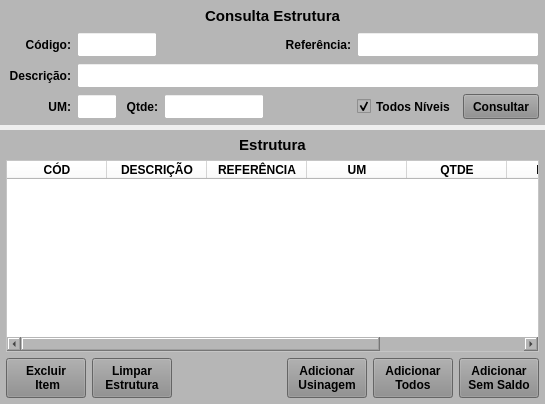
        <widget class="QWidget" name="widget_4" native="true">
         <property name="minimumSize">
          <size>
           <width>0</width>
           <height>0</height>
          </size>
         </property>
         <layout class="QVBoxLayout" name="verticalLayout_2">
          <property name="spacing">
           <number>5</number>
          </property>
          <property name="leftMargin">
           <number>0</number>
          </property>
          <property name="topMargin">
           <number>0</number>
          </property>
          <property name="rightMargin">
           <number>0</number>
          </property>
          <property name="bottomMargin">
           <number>0</number>
          </property>
          <item>
           <widget class="QWidget" name="widget_Cor1" native="true">
            <property name="maximumSize">
             <size>
              <width>16777215</width>
              <height>130</height>
             </size>
            </property>
            <property name="styleSheet">
             <string notr="true">background-color: rgb(182, 182, 182);</string>
            </property>
            <layout class="QGridLayout" name="gridLayout">
             <property name="leftMargin">
              <number>6</number>
             </property>
             <property name="topMargin">
              <number>6</number>
             </property>
             <property name="rightMargin">
              <number>6</number>
             </property>
             <property name="bottomMargin">
              <number>6</number>
             </property>
             <property name="spacing">
              <number>6</number>
             </property>
             <item row="5" column="1">
              <widget class="QLineEdit" name="line_UM_Estrut">
               <property name="sizePolicy">
                <sizepolicy hsizetype="Preferred" vsizetype="Preferred">
                 <horstretch>0</horstretch>
                 <verstretch>0</verstretch>
                </sizepolicy>
               </property>
               <property name="minimumSize">
                <size>
                 <width>40</width>
                 <height>25</height>
                </size>
               </property>
               <property name="maximumSize">
                <size>
                 <width>40</width>
                 <height>25</height>
                </size>
               </property>
               <property name="font">
                <font>
                 <pointsize>9</pointsize>
                </font>
               </property>
               <property name="styleSheet">
                <string notr="true">background-color: rgb(255, 255, 255);</string>
               </property>
               <property name="alignment">
                <set>Qt::AlignCenter</set>
               </property>
              </widget>
             </item>
             <item row="2" column="5">
              <widget class="QLabel" name="label_58">
               <property name="minimumSize">
                <size>
                 <width>75</width>
                 <height>0</height>
                </size>
               </property>
               <property name="maximumSize">
                <size>
                 <width>75</width>
                 <height>16777215</height>
                </size>
               </property>
               <property name="font">
                <font>
                 <pointsize>9</pointsize>
                 <weight>75</weight>
                 <bold>true</bold>
                </font>
               </property>
               <property name="text">
                <string>Referência:</string>
               </property>
               <property name="alignment">
                <set>Qt::AlignRight|Qt::AlignTrailing|Qt::AlignVCenter</set>
               </property>
              </widget>
             </item>
             <item row="5" column="7">
              <widget class="QPushButton" name="btn_Consultar_Estrut">
               <property name="sizePolicy">
                <sizepolicy hsizetype="Preferred" vsizetype="Preferred">
                 <horstretch>0</horstretch>
                 <verstretch>0</verstretch>
                </sizepolicy>
               </property>
               <property name="minimumSize">
                <size>
                 <width>76</width>
                 <height>0</height>
                </size>
               </property>
               <property name="maximumSize">
                <size>
                 <width>76</width>
                 <height>16777215</height>
                </size>
               </property>
               <property name="font">
                <font>
                 <pointsize>9</pointsize>
                 <weight>75</weight>
                 <bold>true</bold>
                </font>
               </property>
               <property name="cursor">
                <cursorShape>PointingHandCursor</cursorShape>
               </property>
               <property name="layoutDirection">
                <enum>Qt::LeftToRight</enum>
               </property>
               <property name="autoFillBackground">
                <bool>false</bool>
               </property>
               <property name="styleSheet">
                <string notr="true">background-color: rgb(141, 141, 141);</string>
               </property>
               <property name="text">
                <string>Consultar</string>
               </property>
               <property name="checkable">
                <bool>false</bool>
               </property>
               <property name="autoDefault">
                <bool>false</bool>
               </property>
               <property name="default">
                <bool>false</bool>
               </property>
               <property name="flat">
                <bool>false</bool>
               </property>
              </widget>
             </item>
             <item row="5" column="0">
              <widget class="QLabel" name="label_23">
               <property name="minimumSize">
                <size>
                 <width>65</width>
                 <height>0</height>
                </size>
               </property>
               <property name="maximumSize">
                <size>
                 <width>65</width>
                 <height>16777215</height>
                </size>
               </property>
               <property name="font">
                <font>
                 <pointsize>9</pointsize>
                 <weight>75</weight>
                 <bold>true</bold>
                </font>
               </property>
               <property name="text">
                <string>UM:</string>
               </property>
               <property name="alignment">
                <set>Qt::AlignRight|Qt::AlignTrailing|Qt::AlignVCenter</set>
               </property>
              </widget>
             </item>
             <item row="1" column="0" colspan="8">
              <widget class="QLabel" name="label_53">
               <property name="minimumSize">
                <size>
                 <width>0</width>
                 <height>20</height>
                </size>
               </property>
               <property name="maximumSize">
                <size>
                 <width>16777215</width>
                 <height>20</height>
                </size>
               </property>
               <property name="font">
                <font>
                 <pointsize>11</pointsize>
                 <weight>75</weight>
                 <bold>true</bold>
                </font>
               </property>
               <property name="text">
                <string>Consulta Estrutura</string>
               </property>
               <property name="alignment">
                <set>Qt::AlignCenter</set>
               </property>
              </widget>
             </item>
             <item row="2" column="0">
              <widget class="QLabel" name="label_57">
               <property name="maximumSize">
                <size>
                 <width>65</width>
                 <height>16777215</height>
                </size>
               </property>
               <property name="font">
                <font>
                 <pointsize>9</pointsize>
                 <weight>75</weight>
                 <bold>true</bold>
                </font>
               </property>
               <property name="text">
                <string>Código:</string>
               </property>
               <property name="alignment">
                <set>Qt::AlignRight|Qt::AlignTrailing|Qt::AlignVCenter</set>
               </property>
              </widget>
             </item>
             <item row="2" column="6" colspan="2">
              <widget class="QLineEdit" name="line_Referencia_Estrut">
               <property name="sizePolicy">
                <sizepolicy hsizetype="Preferred" vsizetype="Preferred">
                 <horstretch>0</horstretch>
                 <verstretch>0</verstretch>
                </sizepolicy>
               </property>
               <property name="minimumSize">
                <size>
                 <width>0</width>
                 <height>25</height>
                </size>
               </property>
               <property name="maximumSize">
                <size>
                 <width>16777215</width>
                 <height>25</height>
                </size>
               </property>
               <property name="font">
                <font>
                 <pointsize>9</pointsize>
                </font>
               </property>
               <property name="cursor">
                <cursorShape>IBeamCursor</cursorShape>
               </property>
               <property name="styleSheet">
                <string notr="true">background-color: rgb(255, 255, 255);</string>
               </property>
               <property name="inputMask">
                <string/>
               </property>
               <property name="text">
                <string/>
               </property>
               <property name="maxLength">
                <number>20</number>
               </property>
               <property name="frame">
                <bool>true</bool>
               </property>
               <property name="echoMode">
                <enum>QLineEdit::Normal</enum>
               </property>
               <property name="alignment">
                <set>Qt::AlignLeading|Qt::AlignLeft|Qt::AlignVCenter</set>
               </property>
              </widget>
             </item>
             <item row="5" column="2">
              <widget class="QLabel" name="label_33">
               <property name="minimumSize">
                <size>
                 <width>35</width>
                 <height>0</height>
                </size>
               </property>
               <property name="maximumSize">
                <size>
                 <width>35</width>
                 <height>16777215</height>
                </size>
               </property>
               <property name="font">
                <font>
                 <pointsize>9</pointsize>
                 <weight>75</weight>
                 <bold>true</bold>
                </font>
               </property>
               <property name="text">
                <string>Qtde:</string>
               </property>
               <property name="alignment">
                <set>Qt::AlignRight|Qt::AlignTrailing|Qt::AlignVCenter</set>
               </property>
              </widget>
             </item>
             <item row="2" column="1" colspan="2">
              <widget class="QLineEdit" name="line_Codigo_Estrut">
               <property name="sizePolicy">
                <sizepolicy hsizetype="Preferred" vsizetype="Preferred">
                 <horstretch>0</horstretch>
                 <verstretch>0</verstretch>
                </sizepolicy>
               </property>
               <property name="minimumSize">
                <size>
                 <width>60</width>
                 <height>25</height>
                </size>
               </property>
               <property name="maximumSize">
                <size>
                 <width>80</width>
                 <height>25</height>
                </size>
               </property>
               <property name="font">
                <font>
                 <pointsize>9</pointsize>
                </font>
               </property>
               <property name="styleSheet">
                <string notr="true">background-color: rgb(255, 255, 255);</string>
               </property>
               <property name="alignment">
                <set>Qt::AlignCenter</set>
               </property>
              </widget>
             </item>
             <item row="5" column="6">
              <widget class="QCheckBox" name="check_Nivel">
               <property name="sizePolicy">
                <sizepolicy hsizetype="Preferred" vsizetype="Preferred">
                 <horstretch>0</horstretch>
                 <verstretch>0</verstretch>
                </sizepolicy>
               </property>
               <property name="minimumSize">
                <size>
                 <width>100</width>
                 <height>0</height>
                </size>
               </property>
               <property name="maximumSize">
                <size>
                 <width>100</width>
                 <height>16777215</height>
                </size>
               </property>
               <property name="font">
                <font>
                 <pointsize>9</pointsize>
                 <weight>75</weight>
                 <bold>true</bold>
                </font>
               </property>
               <property name="text">
                <string>Todos Níveis</string>
               </property>
               <property name="checked">
                <bool>true</bool>
               </property>
              </widget>
             </item>
             <item row="3" column="1" colspan="7">
              <widget class="QLineEdit" name="line_Descricao_Estrut">
               <property name="sizePolicy">
                <sizepolicy hsizetype="Preferred" vsizetype="Preferred">
                 <horstretch>0</horstretch>
                 <verstretch>0</verstretch>
                </sizepolicy>
               </property>
               <property name="minimumSize">
                <size>
                 <width>0</width>
                 <height>25</height>
                </size>
               </property>
               <property name="maximumSize">
                <size>
                 <width>16777215</width>
                 <height>25</height>
                </size>
               </property>
               <property name="font">
                <font>
                 <pointsize>9</pointsize>
                </font>
               </property>
               <property name="styleSheet">
                <string notr="true">background-color: rgb(255, 255, 255);</string>
               </property>
               <property name="alignment">
                <set>Qt::AlignLeading|Qt::AlignLeft|Qt::AlignVCenter</set>
               </property>
              </widget>
             </item>
             <item row="3" column="0">
              <widget class="QLabel" name="label_59">
               <property name="maximumSize">
                <size>
                 <width>65</width>
                 <height>16777215</height>
                </size>
               </property>
               <property name="font">
                <font>
                 <pointsize>9</pointsize>
                 <weight>75</weight>
                 <bold>true</bold>
                </font>
               </property>
               <property name="text">
                <string>Descrição:</string>
               </property>
               <property name="alignment">
                <set>Qt::AlignRight|Qt::AlignTrailing|Qt::AlignVCenter</set>
               </property>
              </widget>
             </item>
             <item row="5" column="3">
              <widget class="QLineEdit" name="line_Qtde_Estrut">
               <property name="sizePolicy">
                <sizepolicy hsizetype="Preferred" vsizetype="Preferred">
                 <horstretch>0</horstretch>
                 <verstretch>0</verstretch>
                </sizepolicy>
               </property>
               <property name="minimumSize">
                <size>
                 <width>100</width>
                 <height>25</height>
                </size>
               </property>
               <property name="maximumSize">
                <size>
                 <width>100</width>
                 <height>25</height>
                </size>
               </property>
               <property name="font">
                <font>
                 <pointsize>9</pointsize>
                </font>
               </property>
               <property name="cursor">
                <cursorShape>IBeamCursor</cursorShape>
               </property>
               <property name="styleSheet">
                <string notr="true">background-color: rgb(255, 255, 255);</string>
               </property>
               <property name="inputMask">
                <string/>
               </property>
               <property name="text">
                <string/>
               </property>
               <property name="frame">
                <bool>true</bool>
               </property>
               <property name="echoMode">
                <enum>QLineEdit::Normal</enum>
               </property>
               <property name="alignment">
                <set>Qt::AlignCenter</set>
               </property>
              </widget>
             </item>
             <item row="5" column="5">
              <widget class="QLabel" name="label_6">
               <property name="text">
                <string/>
               </property>
              </widget>
             </item>
             <item row="2" column="3">
              <widget class="QLabel" name="label_3">
               <property name="text">
                <string/>
               </property>
              </widget>
             </item>
            </layout>
           </widget>
          </item>
          <item>
           <widget class="QWidget" name="widget_Cor2" native="true">
            <property name="minimumSize">
             <size>
              <width>0</width>
              <height>0</height>
             </size>
            </property>
            <property name="styleSheet">
             <string notr="true">background-color: rgb(182, 182, 182);</string>
            </property>
            <layout class="QGridLayout" name="gridLayout_2">
             <property name="leftMargin">
              <number>6</number>
             </property>
             <property name="topMargin">
              <number>6</number>
             </property>
             <property name="rightMargin">
              <number>6</number>
             </property>
             <property name="bottomMargin">
              <number>6</number>
             </property>
             <property name="spacing">
              <number>6</number>
             </property>
             <item row="2" column="1">
              <widget class="QPushButton" name="btn_Limpar_Estrut">
               <property name="sizePolicy">
                <sizepolicy hsizetype="Preferred" vsizetype="Preferred">
                 <horstretch>0</horstretch>
                 <verstretch>0</verstretch>
                </sizepolicy>
               </property>
               <property name="maximumSize">
                <size>
                 <width>80</width>
                 <height>40</height>
                </size>
               </property>
               <property name="font">
                <font>
                 <pointsize>9</pointsize>
                 <weight>75</weight>
                 <bold>true</bold>
                </font>
               </property>
               <property name="cursor">
                <cursorShape>PointingHandCursor</cursorShape>
               </property>
               <property name="layoutDirection">
                <enum>Qt::LeftToRight</enum>
               </property>
               <property name="autoFillBackground">
                <bool>false</bool>
               </property>
               <property name="styleSheet">
                <string notr="true">background-color: rgb(141, 141, 141);</string>
               </property>
               <property name="text">
                <string>Limpar
Estrutura</string>
               </property>
               <property name="checkable">
                <bool>false</bool>
               </property>
               <property name="autoDefault">
                <bool>false</bool>
               </property>
               <property name="default">
                <bool>false</bool>
               </property>
               <property name="flat">
                <bool>false</bool>
               </property>
              </widget>
             </item>
             <item row="2" column="5">
              <widget class="QPushButton" name="btn_Adicionar_Todos">
               <property name="sizePolicy">
                <sizepolicy hsizetype="Preferred" vsizetype="Preferred">
                 <horstretch>0</horstretch>
                 <verstretch>0</verstretch>
                </sizepolicy>
               </property>
               <property name="minimumSize">
                <size>
                 <width>0</width>
                 <height>0</height>
                </size>
               </property>
               <property name="maximumSize">
                <size>
                 <width>80</width>
                 <height>40</height>
                </size>
               </property>
               <property name="font">
                <font>
                 <pointsize>9</pointsize>
                 <weight>75</weight>
                 <bold>true</bold>
                </font>
               </property>
               <property name="cursor">
                <cursorShape>PointingHandCursor</cursorShape>
               </property>
               <property name="layoutDirection">
                <enum>Qt::LeftToRight</enum>
               </property>
               <property name="autoFillBackground">
                <bool>false</bool>
               </property>
               <property name="styleSheet">
                <string notr="true">background-color: rgb(141, 141, 141);</string>
               </property>
               <property name="text">
                <string>Adicionar
Todos</string>
               </property>
               <property name="checkable">
                <bool>false</bool>
               </property>
               <property name="autoDefault">
                <bool>false</bool>
               </property>
               <property name="default">
                <bool>false</bool>
               </property>
               <property name="flat">
                <bool>false</bool>
               </property>
              </widget>
             </item>
             <item row="2" column="0">
              <widget class="QPushButton" name="btn_ExcluirItem_Est">
               <property name="sizePolicy">
                <sizepolicy hsizetype="Preferred" vsizetype="Preferred">
                 <horstretch>0</horstretch>
                 <verstretch>0</verstretch>
                </sizepolicy>
               </property>
               <property name="minimumSize">
                <size>
                 <width>0</width>
                 <height>40</height>
                </size>
               </property>
               <property name="maximumSize">
                <size>
                 <width>80</width>
                 <height>40</height>
                </size>
               </property>
               <property name="font">
                <font>
                 <pointsize>9</pointsize>
                 <weight>75</weight>
                 <bold>true</bold>
                </font>
               </property>
               <property name="cursor">
                <cursorShape>PointingHandCursor</cursorShape>
               </property>
               <property name="layoutDirection">
                <enum>Qt::LeftToRight</enum>
               </property>
               <property name="autoFillBackground">
                <bool>false</bool>
               </property>
               <property name="styleSheet">
                <string notr="true">background-color: rgb(141, 141, 141);</string>
               </property>
               <property name="text">
                <string>Excluir 
 Item</string>
               </property>
               <property name="checkable">
                <bool>false</bool>
               </property>
               <property name="autoDefault">
                <bool>false</bool>
               </property>
               <property name="default">
                <bool>false</bool>
               </property>
               <property name="flat">
                <bool>false</bool>
               </property>
              </widget>
             </item>
             <item row="1" column="0" colspan="7">
              <widget class="QTableWidget" name="table_Estrutura">
               <property name="sizePolicy">
                <sizepolicy hsizetype="Preferred" vsizetype="Preferred">
                 <horstretch>0</horstretch>
                 <verstretch>0</verstretch>
                </sizepolicy>
               </property>
               <property name="font">
                <font>
                 <pointsize>8</pointsize>
                </font>
               </property>
               <property name="styleSheet">
                <string notr="true">background-color: rgb(255, 255, 255);</string>
               </property>
               <attribute name="horizontalHeaderDefaultSectionSize">
                <number>100</number>
               </attribute>
               <attribute name="horizontalHeaderMinimumSectionSize">
                <number>39</number>
               </attribute>
               <attribute name="verticalHeaderDefaultSectionSize">
                <number>0</number>
               </attribute>
               <attribute name="verticalHeaderMinimumSectionSize">
                <number>0</number>
               </attribute>
               <column>
                <property name="text">
                 <string>CÓD</string>
                </property>
                <property name="font">
                 <font>
                  <weight>75</weight>
                  <bold>true</bold>
                 </font>
                </property>
                <property name="textAlignment">
                 <set>AlignCenter</set>
                </property>
               </column>
               <column>
                <property name="text">
                 <string>DESCRIÇÃO</string>
                </property>
                <property name="font">
                 <font>
                  <weight>75</weight>
                  <bold>true</bold>
                 </font>
                </property>
                <property name="textAlignment">
                 <set>AlignCenter</set>
                </property>
               </column>
               <column>
                <property name="text">
                 <string>REFERÊNCIA</string>
                </property>
                <property name="font">
                 <font>
                  <weight>75</weight>
                  <bold>true</bold>
                 </font>
                </property>
                <property name="textAlignment">
                 <set>AlignCenter</set>
                </property>
               </column>
               <column>
                <property name="text">
                 <string>UM</string>
                </property>
                <property name="font">
                 <font>
                  <weight>75</weight>
                  <bold>true</bold>
                 </font>
                </property>
                <property name="textAlignment">
                 <set>AlignCenter</set>
                </property>
               </column>
               <column>
                <property name="text">
                 <string>QTDE</string>
                </property>
                <property name="font">
                 <font>
                  <weight>75</weight>
                  <bold>true</bold>
                 </font>
                </property>
                <property name="textAlignment">
                 <set>AlignCenter</set>
                </property>
               </column>
               <column>
                <property name="text">
                 <string>LOCAL</string>
                </property>
                <property name="font">
                 <font>
                  <weight>75</weight>
                  <bold>true</bold>
                 </font>
                </property>
                <property name="textAlignment">
                 <set>AlignCenter</set>
                </property>
               </column>
               <column>
                <property name="text">
                 <string>SALDO</string>
                </property>
                <property name="font">
                 <font>
                  <family>MS Shell Dlg 2</family>
                  <pointsize>8</pointsize>
                  <weight>75</weight>
                  <bold>true</bold>
                 </font>
                </property>
                <property name="textAlignment">
                 <set>AlignCenter</set>
                </property>
               </column>
              </widget>
             </item>
             <item row="2" column="6">
              <widget class="QPushButton" name="btn_Adicionar_SemSaldo">
               <property name="sizePolicy">
                <sizepolicy hsizetype="Preferred" vsizetype="Preferred">
                 <horstretch>0</horstretch>
                 <verstretch>0</verstretch>
                </sizepolicy>
               </property>
               <property name="minimumSize">
                <size>
                 <width>0</width>
                 <height>0</height>
                </size>
               </property>
               <property name="maximumSize">
                <size>
                 <width>80</width>
                 <height>40</height>
                </size>
               </property>
               <property name="font">
                <font>
                 <pointsize>9</pointsize>
                 <weight>75</weight>
                 <bold>true</bold>
                </font>
               </property>
               <property name="cursor">
                <cursorShape>PointingHandCursor</cursorShape>
               </property>
               <property name="layoutDirection">
                <enum>Qt::LeftToRight</enum>
               </property>
               <property name="autoFillBackground">
                <bool>false</bool>
               </property>
               <property name="styleSheet">
                <string notr="true">background-color: rgb(141, 141, 141);</string>
               </property>
               <property name="text">
                <string>Adicionar
Sem Saldo</string>
               </property>
               <property name="checkable">
                <bool>false</bool>
               </property>
               <property name="autoDefault">
                <bool>false</bool>
               </property>
               <property name="default">
                <bool>false</bool>
               </property>
               <property name="flat">
                <bool>false</bool>
               </property>
              </widget>
             </item>
             <item row="0" column="0" colspan="7">
              <widget class="QLabel" name="label_Titulo">
               <property name="maximumSize">
                <size>
                 <width>16777215</width>
                 <height>18</height>
                </size>
               </property>
               <property name="font">
                <font>
                 <pointsize>11</pointsize>
                 <weight>75</weight>
                 <bold>true</bold>
                </font>
               </property>
               <property name="text">
                <string>Estrutura</string>
               </property>
               <property name="alignment">
                <set>Qt::AlignCenter</set>
               </property>
              </widget>
             </item>
             <item row="2" column="3">
              <widget class="QLabel" name="label_2">
               <property name="text">
                <string/>
               </property>
              </widget>
             </item>
             <item row="2" column="4">
              <widget class="QPushButton" name="btn_Adicionar_Usinagem">
               <property name="sizePolicy">
                <sizepolicy hsizetype="Preferred" vsizetype="Preferred">
                 <horstretch>0</horstretch>
                 <verstretch>0</verstretch>
                </sizepolicy>
               </property>
               <property name="maximumSize">
                <size>
                 <width>80</width>
                 <height>40</height>
                </size>
               </property>
               <property name="font">
                <font>
                 <pointsize>9</pointsize>
                 <weight>75</weight>
                 <bold>true</bold>
                </font>
               </property>
               <property name="cursor">
                <cursorShape>PointingHandCursor</cursorShape>
               </property>
               <property name="layoutDirection">
                <enum>Qt::LeftToRight</enum>
               </property>
               <property name="autoFillBackground">
                <bool>false</bool>
               </property>
               <property name="styleSheet">
                <string notr="true">background-color: rgb(141, 141, 141);</string>
               </property>
               <property name="text">
                <string>Adicionar
Usinagem</string>
               </property>
               <property name="checkable">
                <bool>false</bool>
               </property>
               <property name="autoDefault">
                <bool>false</bool>
               </property>
               <property name="default">
                <bool>false</bool>
               </property>
               <property name="flat">
                <bool>false</bool>
               </property>
              </widget>
             </item>
            </layout>
           </widget>
          </item>
         </layout>
        </widget>
